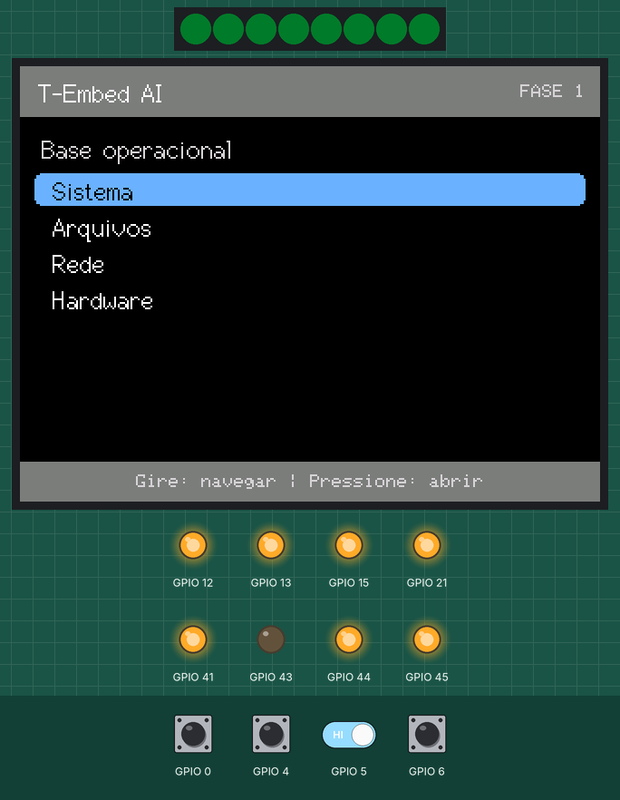
A program run on a simulated ESP32. Shown: 8 RGB LEDs in strip order, left to right, 320×240 colour display, output pins drawn as LEDs (lit = HIGH). Inputs (shaded band) come from the test bench; at power-on: GPIO 0, GPIO 4–6 HIGH. Dim RGB values are drawn brighter than linear; storage starts empty; what the program prints to the serial monitor is not drawn.

Above: at 1.7 s.
1.8 s: GPIO 0 pulled LOW for 0.15 s
At 2.8 s:
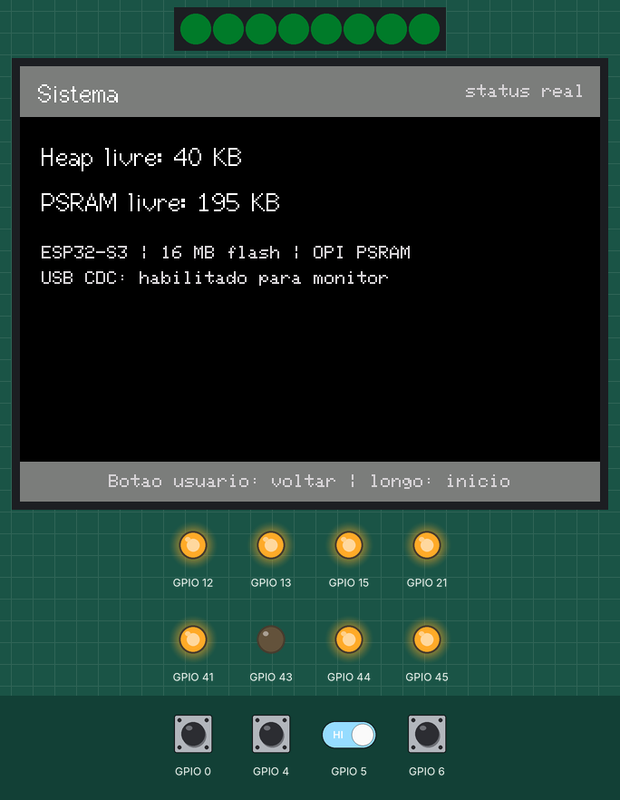
3.6 s: GPIO 0 pulled LOW for 1 s
At 5.8 s:
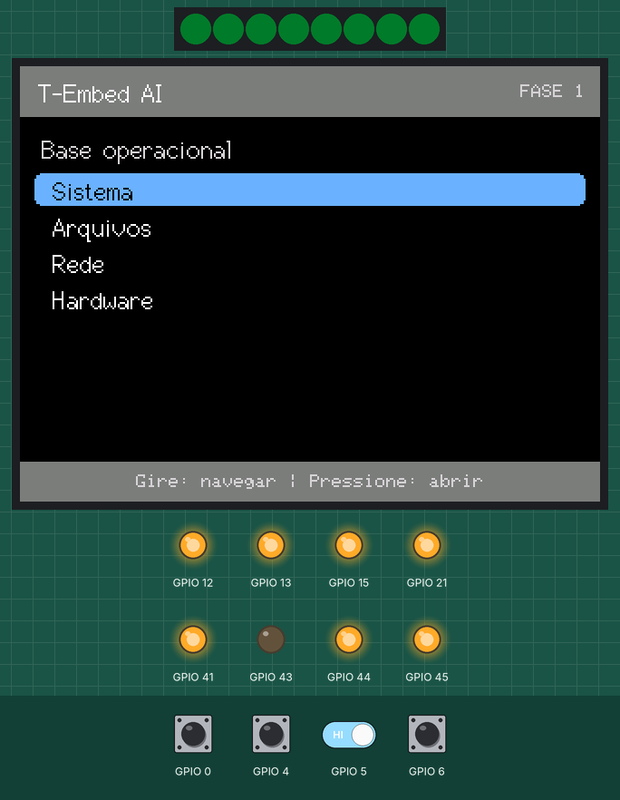
6.2 s: GPIO 4 pulled LOW for 0.15 s
At 6.39 s:
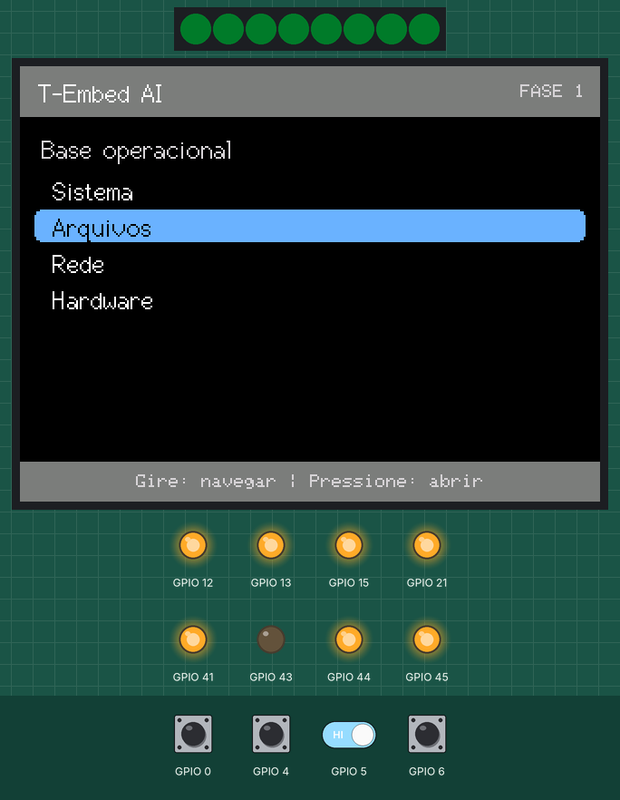
7.9 s: GPIO 4 pulsed LOW 2 times (0.12 s each, 0.3 s apart)
At 8.31 s:
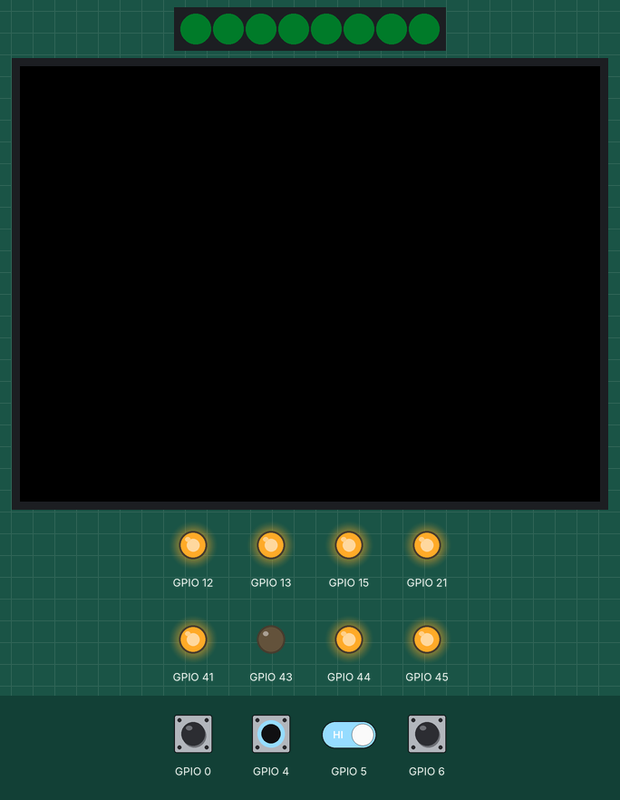
10.0 s: GPIO 4 driven LOW and GPIO 5 driven LOW
At 11.1 s:
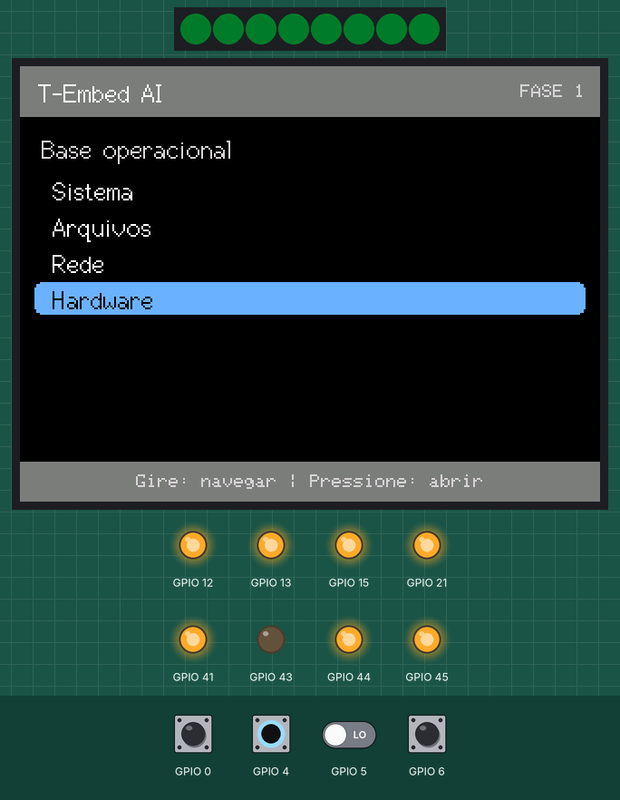
11.6 s: GPIO 0 pulled LOW for 0.15 s
At 13.0 s:
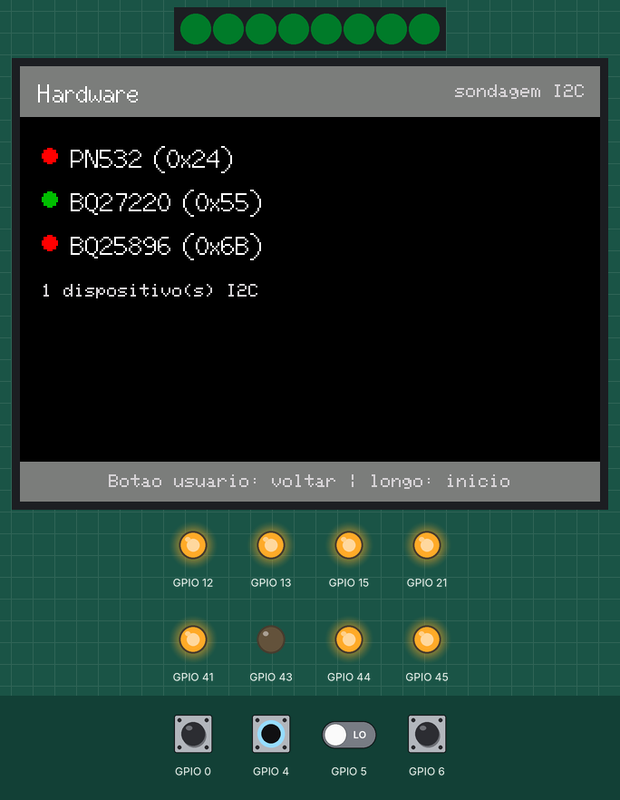
Timing chart, 0 to 14.6 s (numbered marks = the images above; inputs shaded):
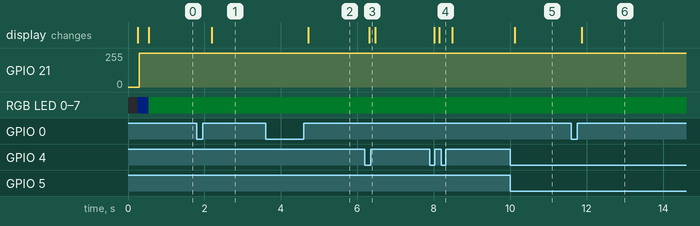

Measured:
- after the input at 1.8 s, the display: changes after 0.39 s (image 1)
- after the input at 3.6 s, the display: changes after 1.1 s (image 2)
- after the input at 6.2 s, the display: changes after 0.12 s (image 3)
- after the input at 7.9 s, the display: first changes after 0.12 s (image 4 shows a later state)
- after the input at 10.0 s, the display: changes after 0.12 s (image 5)
- after the input at 11.6 s, the display: changes after 0.27 s (image 6)

The program:

main.cpp
```cpp
#include <Arduino.h>

#include "core/System.h"

namespace {
System firmwareSystem;
}

void setup() {
  firmwareSystem.begin();
}

void loop() {
  firmwareSystem.tick();
}
```

Event.h
```cpp
#pragma once

#include <Arduino.h>

enum class InputEventType : uint8_t {
  kRotateClockwise,
  kRotateCounterClockwise,
  kPrimaryClick,
  kPrimaryLongPress,
  kBackClick,
  kBackLongPress,
};

struct InputEvent {
  InputEventType type;
  uint32_t atMillis;
};
```

System.h
```cpp
#pragma once

#include <freertos/FreeRTOS.h>
#include <freertos/queue.h>

#include "hardware/Board.h"
#include "hardware/Diagnostics.h"
#include "hardware/Display.h"
#include "hardware/Input.h"
#include "hardware/Rgb.h"
#include "hardware/SpiBus.h"
#include "hardware/Storage.h"
#include "services/WiFiService.h"
#include "ui/HomeScreen.h"

class System {
 public:
  void begin();
  void tick();

 private:
  QueueHandle_t events_{nullptr};
  Board board_;
  SpiBus spiBus_;
  Display display_;
  Input input_;
  Rgb rgb_;
  Storage storage_;
  Diagnostics diagnostics_;
  WiFiService wifi_;
  HomeScreen home_;
};
```

Board.h
```cpp
#pragma once

#include <Arduino.h>

class Board {
 public:
  void begin();
  void deselectSharedSpiDevices();
  void enableSharedPeripheralRail();

 private:
  void initializeSharedSpiChipSelects();
};
```

Diagnostics.h
```cpp
#pragma once

#include <Arduino.h>

struct I2cDiagnostics {
  bool pn532{false};
  bool bq27220{false};
  bool bq25896{false};
  uint8_t deviceCount{0};
};

class Diagnostics {
 public:
  void begin();
  const I2cDiagnostics& i2c() const;

 private:
  I2cDiagnostics i2c_;
};
```

Display.h
```cpp
#pragma once

#include <Arduino.h>
#include <TFT_eSPI.h>

class Display {
 public:
  void begin();
  void setBacklight(uint8_t level);
  TFT_eSPI& tft();

 private:
  TFT_eSPI tft_;
  uint8_t brightness_{0};
};
```

Input.h
```cpp
#pragma once

#include <Arduino.h>
#include <driver/gpio.h>
#include <freertos/FreeRTOS.h>
#include <freertos/queue.h>

#include "core/Event.h"

class Input {
 public:
  void begin(QueueHandle_t eventQueue);
  void poll();

 private:
  void emit(InputEventType type);
  void pollButton(gpio_num_t pin, bool& previousState, uint32_t& pressedAt,
                  InputEventType clickEvent, InputEventType longPressEvent);

  QueueHandle_t eventQueue_{nullptr};
  bool encoderA_{true};
  bool encoderB_{true};
  bool primaryPrevious_{true};
  bool backPrevious_{true};
  uint32_t primaryPressedAt_{0};
  uint32_t backPressedAt_{0};
};
```

Rgb.h
```cpp
#pragma once

#include <Arduino.h>

enum class LedStatus : uint8_t { kBooting, kReady, kWarning, kError };

class Rgb {
 public:
  void begin();
  void setStatus(LedStatus status);

 private:
  LedStatus status_{LedStatus::kBooting};
};
```

SpiBus.h
```cpp
#pragma once

#include <freertos/FreeRTOS.h>
#include <freertos/semphr.h>

// All SPI clients must acquire this lock before using the shared bus.  The
// display is currently the only continuously-rendering client; SD and radios
// will use this interface as their tasks are introduced.
class SpiBus {
 public:
  void begin();
  bool lock(TickType_t timeout = portMAX_DELAY);
  void unlock();

 private:
  SemaphoreHandle_t mutex_{nullptr};
};
```

Storage.h
```cpp
#pragma once

#include <Arduino.h>

class Storage {
 public:
  bool begin();
  bool isMounted() const;
  uint64_t totalBytes() const;
  uint64_t usedBytes() const;
  const char* lastError() const;

 private:
  bool mounted_{false};
  const char* lastError_{"not initialized"};
};
```

WiFiService.h
```cpp
#pragma once

#include <Arduino.h>

class WiFiService {
 public:
  void begin();
  bool configured() const;
  bool connected() const;
  int32_t rssi() const;
};
```

HomeScreen.h
```cpp
#pragma once

#include <Arduino.h>

#include "core/Event.h"
#include "hardware/Diagnostics.h"
#include "hardware/Display.h"
#include "hardware/Storage.h"
#include "services/WiFiService.h"

class HomeScreen {
 public:
  enum class Page : uint8_t { kLauncher, kSystem, kStorage, kNetwork, kHardware };

  void begin(Display& display);
  void handle(const InputEvent& event);
  void refresh(const Storage& storage, const Diagnostics& diagnostics,
               const WiFiService& wifi);

 private:
  void drawLauncher();
  void drawSystem();
  void drawStorage();
  void drawNetwork();
  void drawHardware();
  void drawHeader(const char* title, const char* detail);
  void drawFooter(const char* text);
  void drawStatusDot(int16_t x, int16_t y, bool active);
  const Storage* storage_{nullptr};
  const Diagnostics* diagnostics_{nullptr};
  const WiFiService* wifi_{nullptr};
  Display* display_{nullptr};
  Page page_{Page::kLauncher};
  uint8_t selected_{0};
  uint32_t lastRefresh_{0};
};
```

System.cpp
```cpp
#include "core/System.h"

#include <esp_heap_caps.h>

#include "core/Event.h"

void System::begin() {
  board_.begin();
  Serial.println("\nT-Embed AI: Fase 1 foundation booting");
  Serial.printf("PSRAM: %s, %u KB free\n", psramFound() ? "found" : "not found",
                heap_caps_get_free_size(MALLOC_CAP_SPIRAM) / 1024);

  spiBus_.begin();
  events_ = xQueueCreate(16, sizeof(InputEvent));
  input_.begin(events_);

  rgb_.begin();
  display_.begin();

  const bool storageAvailable = storage_.begin();
  diagnostics_.begin();
  wifi_.begin();

  home_.begin(display_);
  home_.refresh(storage_, diagnostics_, wifi_);
  rgb_.setStatus(storageAvailable ? LedStatus::kReady : LedStatus::kWarning);

  Serial.printf("microSD: %s\n", storageAvailable ? "mounted" : storage_.lastError());
  const I2cDiagnostics& i2c = diagnostics_.i2c();
  Serial.printf("I2C: %u devices; PN532=%d BQ27220=%d BQ25896=%d\n", i2c.deviceCount,
                i2c.pn532, i2c.bq27220, i2c.bq25896);
}

void System::tick() {
  input_.poll();
  InputEvent event{};
  while (events_ != nullptr && xQueueReceive(events_, &event, 0) == pdTRUE) {
    home_.handle(event);
  }

  // Rendering is event-driven.  A modest refresh keeps the real heap/SD/Wi-Fi
  // information current without blocking input or running a busy redraw loop.
  static uint32_t lastRefresh = 0;
  if (millis() - lastRefresh >= 1000) {
    lastRefresh = millis();
    home_.refresh(storage_, diagnostics_, wifi_);
  }
  delay(4);
}
```

Board.cpp
```cpp
#include "hardware/Board.h"

#include <SPI.h>
#include <Wire.h>

#include "BoardPins.h"

void Board::initializeSharedSpiChipSelects() {
  const gpio_num_t chipSelects[] = {pins::kDisplayCs, pins::kSdCs,
                                    pins::kCc1101Cs, pins::kNrf24Cs};
  for (const gpio_num_t pin : chipSelects) {
    pinMode(pin, OUTPUT);
    digitalWrite(pin, HIGH);
  }

  // GPIO43/44 are reserved for the optional external nRF24L01 module.  Leaving
  // CE low avoids falsely activating a module if one is fitted.
  pinMode(pins::kNrf24Ce, OUTPUT);
  digitalWrite(pins::kNrf24Ce, LOW);
}

void Board::deselectSharedSpiDevices() {
  digitalWrite(pins::kDisplayCs, HIGH);
  digitalWrite(pins::kSdCs, HIGH);
  digitalWrite(pins::kCc1101Cs, HIGH);
  digitalWrite(pins::kNrf24Cs, HIGH);
}

void Board::enableSharedPeripheralRail() {
  pinMode(pins::kSharedPower, OUTPUT);
  digitalWrite(pins::kSharedPower, HIGH);
}

void Board::begin() {
  Serial.begin(115200);
  delay(20);

  initializeSharedSpiChipSelects();
  SPI.begin(pins::kSpiSck, pins::kSpiMiso, pins::kSpiMosi);
  deselectSharedSpiDevices();

  // This powers CC1101, WS2812 and MAX98357A together.  It is deliberately
  // owned here so no application can claim to switch one device independently.
  enableSharedPeripheralRail();

  pinMode(pins::kPn532Reset, OUTPUT);
  digitalWrite(pins::kPn532Reset, HIGH);
  pinMode(pins::kPn532Irq, INPUT_PULLUP);

  Wire.begin(pins::kI2cSda, pins::kI2cScl);
}
```

Diagnostics.cpp
```cpp
#include "hardware/Diagnostics.h"

#include <Wire.h>

#include "BoardPins.h"

namespace {
bool respondsAt(uint8_t address) {
  Wire.beginTransmission(address);
  return Wire.endTransmission() == 0;
}
}

void Diagnostics::begin() {
  i2c_ = {};
  for (uint8_t address = 1; address < 0x7F; ++address) {
    if (respondsAt(address)) {
      ++i2c_.deviceCount;
    }
  }
  i2c_.pn532 = respondsAt(pins::kPn532Address);
  i2c_.bq27220 = respondsAt(pins::kBq27220Address);
  i2c_.bq25896 = respondsAt(pins::kBq25896Address);
}

const I2cDiagnostics& Diagnostics::i2c() const {
  return i2c_;
}
```

Display.cpp
```cpp
#include "hardware/Display.h"

#include "BoardPins.h"

void Display::begin() {
  pinMode(pins::kBacklight, OUTPUT);
  digitalWrite(pins::kBacklight, LOW);

  tft_.init();
  tft_.setRotation(3);
  tft_.fillScreen(TFT_BLACK);
  setBacklight(12);
}

void Display::setBacklight(uint8_t level) {
  if (level > 16) {
    level = 16;
  }
  if (brightness_ == level) {
    return;
  }

  // AW9364 accepts a reset-low interval followed by short pulses.  This is
  // intentionally not PWM.  The bounded 3ms reset belongs to hardware setup,
  // never to the animation path.
  digitalWrite(pins::kBacklight, LOW);
  delayMicroseconds(3000);
  for (uint8_t pulse = 0; pulse < level; ++pulse) {
    digitalWrite(pins::kBacklight, HIGH);
    delayMicroseconds(10);
    digitalWrite(pins::kBacklight, LOW);
    delayMicroseconds(10);
  }
  if (level > 0) {
    digitalWrite(pins::kBacklight, HIGH);
  }
  brightness_ = level;
}

TFT_eSPI& Display::tft() {
  return tft_;
}
```

Input.cpp
```cpp
#include "hardware/Input.h"

#include "BoardPins.h"

namespace {
constexpr uint32_t kLongPressMs = 700;
constexpr uint32_t kDebounceMs = 20;
}

void Input::begin(QueueHandle_t eventQueue) {
  eventQueue_ = eventQueue;
  pinMode(pins::kEncoderA, INPUT_PULLUP);
  pinMode(pins::kEncoderB, INPUT_PULLUP);
  pinMode(pins::kEncoderButton, INPUT_PULLUP);
  pinMode(pins::kUserButton, INPUT_PULLUP);
  encoderA_ = digitalRead(pins::kEncoderA);
  encoderB_ = digitalRead(pins::kEncoderB);
  primaryPrevious_ = digitalRead(pins::kEncoderButton);
  backPrevious_ = digitalRead(pins::kUserButton);
}

void Input::emit(InputEventType type) {
  if (eventQueue_ == nullptr) {
    return;
  }
  const InputEvent event{type, millis()};
  xQueueSend(eventQueue_, &event, 0);
}

void Input::pollButton(gpio_num_t pin, bool& previousState, uint32_t& pressedAt,
                       InputEventType clickEvent, InputEventType longPressEvent) {
  const bool currentState = digitalRead(pin);
  if (currentState == previousState) {
    return;
  }

  const uint32_t now = millis();
  if (!currentState) {
    pressedAt = now;
  } else if (now - pressedAt >= kDebounceMs) {
    emit(now - pressedAt >= kLongPressMs ? longPressEvent : clickEvent);
  }
  previousState = currentState;
}

void Input::poll() {
  const bool currentA = digitalRead(pins::kEncoderA);
  if (currentA != encoderA_) {
    const bool currentB = digitalRead(pins::kEncoderB);
    // Quadrature edge decoder.  Direction is intentionally derived only from
    // a phase-A transition to keep the event rate usable for menu navigation.
    emit(currentB != currentA ? InputEventType::kRotateClockwise
                              : InputEventType::kRotateCounterClockwise);
    encoderA_ = currentA;
    encoderB_ = currentB;
  }

  pollButton(pins::kEncoderButton, primaryPrevious_, primaryPressedAt_,
             InputEventType::kPrimaryClick, InputEventType::kPrimaryLongPress);
  pollButton(pins::kUserButton, backPrevious_, backPressedAt_,
             InputEventType::kBackClick, InputEventType::kBackLongPress);
}
```

Rgb.cpp
```cpp
#include "hardware/Rgb.h"

#include <FastLED.h>

#include "BoardPins.h"

namespace {
CRGB leds[pins::kRgbCount];

CRGB colorFor(LedStatus status) {
  switch (status) {
    case LedStatus::kBooting:
      return CRGB(10, 20, 55);
    case LedStatus::kReady:
      return CRGB(0, 40, 20);
    case LedStatus::kWarning:
      return CRGB(50, 24, 0);
    case LedStatus::kError:
      return CRGB(50, 0, 8);
  }
  return CRGB::Black;
}
}  // namespace

void Rgb::begin() {
  FastLED.addLeds<WS2812B, pins::kRgbData, GRB>(leds, pins::kRgbCount);
  FastLED.setBrightness(20);
  setStatus(LedStatus::kBooting);
}

void Rgb::setStatus(LedStatus status) {
  status_ = status;
  fill_solid(leds, pins::kRgbCount, colorFor(status_));
  FastLED.show();
}
```

SpiBus.cpp
```cpp
#include "hardware/SpiBus.h"

void SpiBus::begin() {
  mutex_ = xSemaphoreCreateMutex();
}

bool SpiBus::lock(TickType_t timeout) {
  return mutex_ != nullptr && xSemaphoreTake(mutex_, timeout) == pdTRUE;
}

void SpiBus::unlock() {
  if (mutex_ != nullptr) {
    xSemaphoreGive(mutex_);
  }
}
```

Storage.cpp
```cpp
#include "hardware/Storage.h"

#include <SD.h>
#include <SPI.h>

#include "BoardPins.h"

namespace {
constexpr const char* kDirectories[] = {
    "/T-EMBED-AI",          "/T-EMBED-AI/CHATS",  "/T-EMBED-AI/FILES",
    "/T-EMBED-AI/DOCUMENTS", "/T-EMBED-AI/PROJECTS", "/T-EMBED-AI/SCRIPTS",
    "/T-EMBED-AI/SCRIPTS/PYTHON", "/T-EMBED-AI/SCRIPTS/JAVASCRIPT",
    "/T-EMBED-AI/SCRIPTS/CPP", "/T-EMBED-AI/CONFIG", "/T-EMBED-AI/ASSETS",
    "/T-EMBED-AI/FONTS",    "/T-EMBED-AI/CACHE", "/T-EMBED-AI/LOGS",
    "/T-EMBED-AI/TEMP",     "/T-EMBED-AI/BACKUPS"};
}

bool Storage::begin() {
  digitalWrite(pins::kSdCs, HIGH);
  if (!SD.begin(pins::kSdCs, SPI, 25000000)) {
    mounted_ = false;
    lastError_ = "microSD not mounted";
    return false;
  }

  for (const char* path : kDirectories) {
    if (!SD.exists(path) && !SD.mkdir(path)) {
      mounted_ = false;
      lastError_ = "cannot create T-EMBED-AI directory";
      return false;
    }
  }

  mounted_ = true;
  lastError_ = "";
  return true;
}

bool Storage::isMounted() const {
  return mounted_;
}

uint64_t Storage::totalBytes() const {
  return mounted_ ? SD.totalBytes() : 0;
}

uint64_t Storage::usedBytes() const {
  return mounted_ ? SD.usedBytes() : 0;
}

const char* Storage::lastError() const {
  return lastError_;
}
```

WiFiService.cpp
```cpp
#include "services/WiFiService.h"

#include <WiFi.h>

void WiFiService::begin() {
  // Credentials are intentionally not provisioned in firmware or on SD.  The
  // Settings app will use NVS in a later phase; until then the radio is off.
  WiFi.mode(WIFI_OFF);
}

bool WiFiService::configured() const {
  return false;
}

bool WiFiService::connected() const {
  return WiFi.status() == WL_CONNECTED;
}

int32_t WiFiService::rssi() const {
  return connected() ? WiFi.RSSI() : 0;
}
```

BoardPins.h
```cpp
#pragma once

#include <Arduino.h>
#include <driver/gpio.h>

// Verified against LilyGo's public T-Embed-Plus documentation.  GPIO 43/44
// belong to the optional external nRF24L01 interface and must not be assumed
// populated on the handheld itself.
namespace pins {
constexpr gpio_num_t kSharedPower = GPIO_NUM_15;
constexpr gpio_num_t kI2cSda = GPIO_NUM_8;
constexpr gpio_num_t kI2cScl = GPIO_NUM_18;
constexpr gpio_num_t kSpiMosi = GPIO_NUM_9;
constexpr gpio_num_t kSpiMiso = GPIO_NUM_10;
constexpr gpio_num_t kSpiSck = GPIO_NUM_11;
constexpr gpio_num_t kDisplayCs = GPIO_NUM_41;
constexpr gpio_num_t kDisplayDc = GPIO_NUM_16;
constexpr gpio_num_t kBacklight = GPIO_NUM_21;
constexpr gpio_num_t kSdCs = GPIO_NUM_13;
constexpr gpio_num_t kEncoderA = GPIO_NUM_4;
constexpr gpio_num_t kEncoderB = GPIO_NUM_5;
constexpr gpio_num_t kEncoderButton = GPIO_NUM_0;
constexpr gpio_num_t kUserButton = GPIO_NUM_6;
constexpr gpio_num_t kRgbData = GPIO_NUM_14;
constexpr gpio_num_t kIrTx = GPIO_NUM_2;
constexpr gpio_num_t kIrRx = GPIO_NUM_1;
constexpr gpio_num_t kMicData = GPIO_NUM_42;
constexpr gpio_num_t kMicClock = GPIO_NUM_39;
constexpr gpio_num_t kSpeakerBclk = GPIO_NUM_46;
constexpr gpio_num_t kSpeakerLrclk = GPIO_NUM_40;
constexpr gpio_num_t kSpeakerData = GPIO_NUM_7;
constexpr gpio_num_t kPn532Reset = GPIO_NUM_45;
constexpr gpio_num_t kPn532Irq = GPIO_NUM_17;
constexpr gpio_num_t kCc1101Cs = GPIO_NUM_12;
constexpr gpio_num_t kCc1101Gdo0 = GPIO_NUM_3;
constexpr gpio_num_t kCc1101Gdo2 = GPIO_NUM_38;
constexpr gpio_num_t kCc1101Sw1 = GPIO_NUM_47;
constexpr gpio_num_t kCc1101Sw0 = GPIO_NUM_48;
constexpr gpio_num_t kNrf24Cs = GPIO_NUM_44;
constexpr gpio_num_t kNrf24Ce = GPIO_NUM_43;

constexpr uint8_t kPn532Address = 0x24;
constexpr uint8_t kBq27220Address = 0x55;
constexpr uint8_t kBq25896Address = 0x6B;
constexpr uint8_t kRgbCount = 8;
}  // namespace pins
```

Source omitted: HomeScreen.cpp (7459 bytes)
